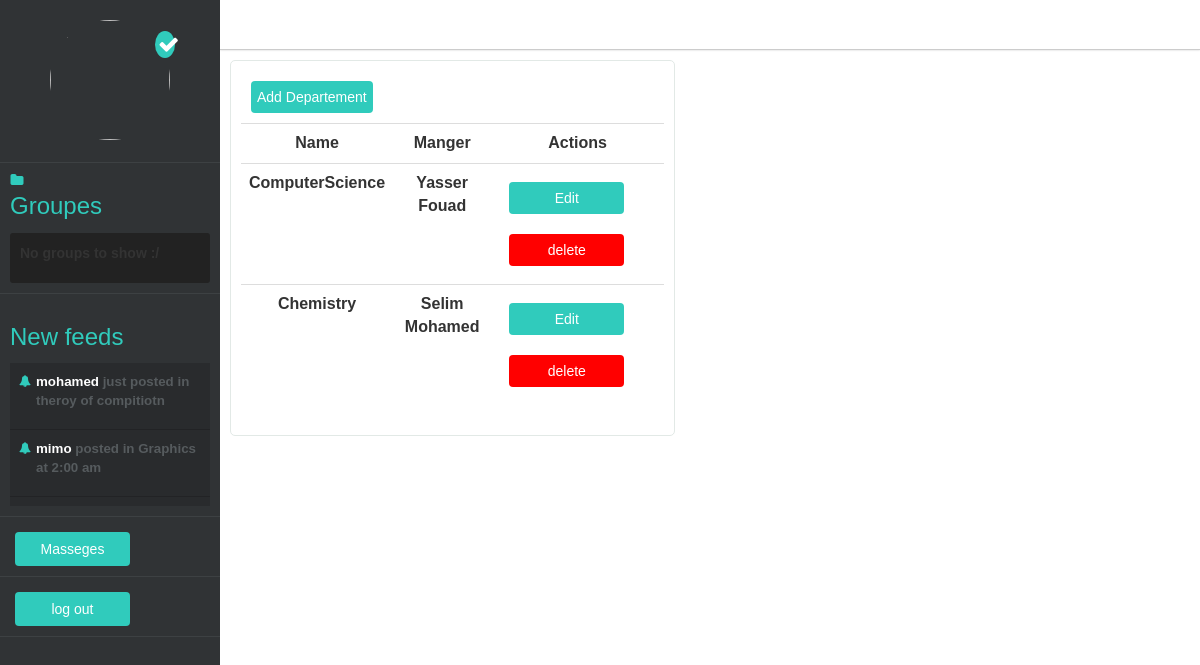
Page /code/index.php/departements on the committed database.
### tables this page shows
CREATE TABLE IF NOT EXISTS `departements` (
`id` int(11) NOT NULL,
  `name` varchar(255) NOT NULL,
  `manager` varchar(255) NOT NULL,
  `created` datetime NOT NULL DEFAULT CURRENT_TIMESTAMP
);

### code/application/controllers/departements.php (called while the page is built, shortened)
<?php
class departements extends CI_Controller{
    public function __construct() {
        $this->load->model('departement');
        $this->load->library('form_validation');
        $this->load->model('subject');
    }
    public function index() {
        $data['deps']=  $this->departement->fetchAll();
        $data['template']='departement/index';
        if ($data) {
            $this->load->view('view_home',array('data'=>  $data));
        }
        else {
            redirect(base_url().'index.php/departements/add');
        }
    }
}

### code/index.php (called while the page is built, shortened)
<?php
require_once BASEPATH.'core/CodeIgniter.php';

### code/application/models/departement.php (called while the page is built, shortened)
<?php
class departement extends CI_Model {
    private $table='departements';
    public function fetchAll() {
        $query=  $this->db->get($this->table);
        if ($query->num_rows()>=1) {
            return $query->result_array();
        }
        else {
            return FALSE;
        }
    }
}

### code/application/views/departement/index.php (the view, shortened to what this page needs)
<div class="post-container">
    <?= anchor(base_url().'index.php/departements/add', 'Add Departement', 'class =" btn" ');?>
    <table   class="table"  >
        <th style="text-align: center;">
            Name
        </th>
        <th style="text-align: center;">
            Manger
        </th>
        <th style="text-align: center;">
          Actions
        </th>
        <?php if(!empty($data['deps'])) :?>
<?php foreach ($data['deps'] as $dep) :?>
        <tr style='text-align: center;'><td colspan="1">
                <?php echo $dep['name'] ?>
                </td>
                <td colspan="1">
                    <?= $dep['manager']?>
                </td>
                <td colspan="1">
                    <center style='margin:  0 auto ;' >
                    <?= anchor(base_url().'index.php/departements/edit/'.$dep['id'], 'Edit', 'class= "btn"')?>
                    <?= anchor(base_url().'index.php/departements/delete/'.$dep['id'], 'delete', 'class="btn error"')?>
                        <div class="clearfix"></div>
                    </center>
                </td>
    </tr>
<?php endforeach; ?>
    <?php endif;?>
</table>
</div>

### code/css/main.css (style rules this page uses)
* { margin: 0px; list-style: none; text-decoration: none; font-family: arial; font-weight: 700; outline: none; padding: 0px; transition: all ease .2s; }
body { background-color: #f5f5f5; }
.post-container { margin:10px; //width:320px; padding: 10px; border-radius: 5px; background-color: #fff; border: 1px solid #e2e9e6; }
.post-container .btn { margin: 10px; padding:5px; //margin-top: 10px; //float: right; }
.btn { border:0px; padding: 5px; margin: 5px; border-radius: 3px; font-size: 12pt; background-color: #30CBBC; color: #fff; cursor: pointer; float: left; min-width: 115px; }
.error { background-color: red; }
@media screen and (max-width:1300px) { .post-container,.post { width:445px; } }

### rows in the picture
departements: name "ComputerScience", manager "Yasser Fouad", id "Edit", id "delete"
departements: name "Chemistry", manager "Selim Mohamed", id "Edit", id "delete"

### other values in the picture
anchor("/msg", "Masseges", "class='btn'") "Masseges"
anchor("/log/logout", "log out", "class='btn'") "log out"
